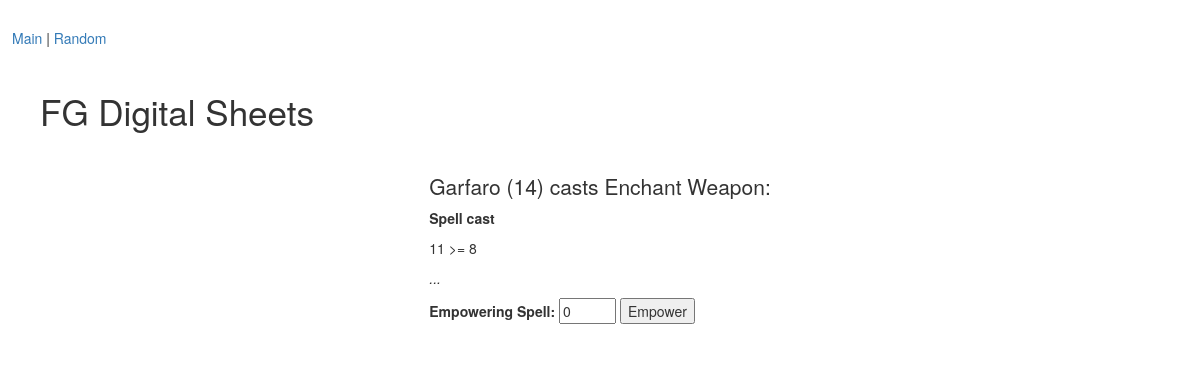
Page /cast_spell/2 on the earlier database version.
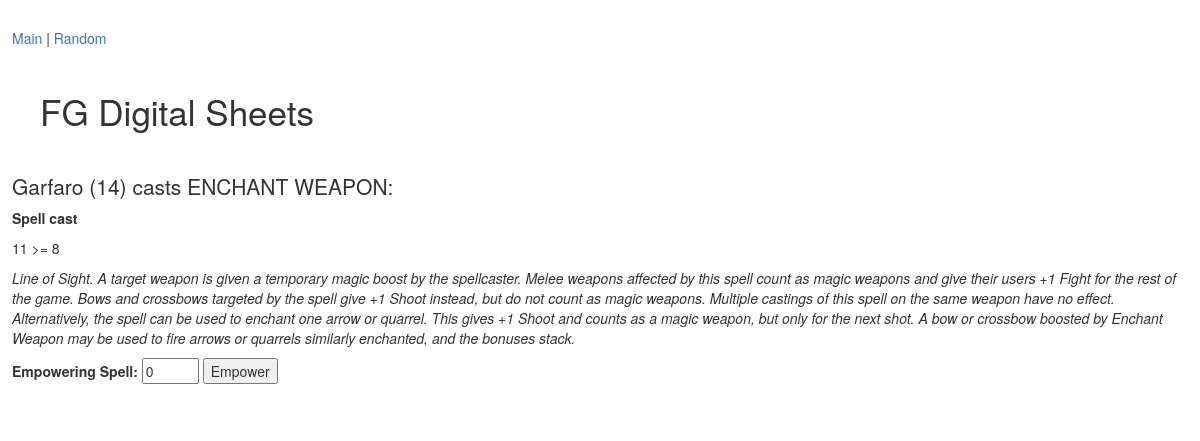
Same page on the later database version.
### tables this page shows
CREATE TABLE `spells` (
	`mini_id`	INTEGER,
	`name`	TEXT,
	`cast_value`	INTEGER,
	`description`	TEXT
);

### frostgrave.py (the view, shortened to what this page needs)
@app.route('/cast_spell/<int:spell>')
def cast_spell(spell):
    s = get_spell(spell)
    m = get_stats(s[spell_fields.index('mini_id')])
    dice = random.randrange(20) + 1
    diff = s[spell_fields.index('cast_value')] - dice
    cast = False
    if diff <= 0:
        cast = True
    damage = 0
    return render_template('cast_results.html', spell=s, mini=m, dice=dice, cast=cast, damage=damage)

### frostgrave.py (called while the page is built)
def connect_db():
    rv = sqlite3.connect(app.config['DATABASE'])
    rv.row_factory = sqlite3.Row
    return rv

def get_db():
    if not hasattr(g, 'sqlite_db'):
        g.sqlite_db = connect_db()
    return g.sqlite_db

def get_stats(id):
    db = get_db()
    cur = db.execute("SELECT rowid, * FROM minis WHERE rowid={} AND user=\"{}\"".format(id, USER_ID))
    stats = cur.fetchall()
    if len(stats) == 1:
        return stats[0]
    else:
        print("Error retrieving min stats for id={} and user=\"{}\"".format(id, USER_ID))
        return None

def get_spell(spell):
    db = get_db()
    cur = db.execute("SELECT rowid, * FROM spells WHERE rowid={}".format(spell))
    spell = cur.fetchall()
    if len(spell) == 1:
        return spell[0]
    else:
        print("Error retrieving spell for id={} and user=\"{}\"".format(spell, USER_ID))
        return None

### templates/cast_results.html (shortened to what this page needs)
{% extends "layout.html" %}
{% block body %}
<h2>{{ mini.name }} ({{ mini.H }}) casts {{ spell.name }}:</h2>
{% if cast %}
    <p><b>Spell cast</b></p>
    <p>{{ dice }} >= {{ spell.cast_value }}</p>
    <p><i>{{ spell.description }}</i></p>
{% endif %}
<form action="{{ url_for('empowering_spell') }}" method=post>
    <label for="empowering">Empowering Spell:</label> <input type="number" id="empowering" name="empowering" min="0" max={{ mini.H }} value=0>
    <input type="submit" value="Empower">
</form>
{% endblock %}

Differences in the rows shown:
changed spells: name "Enchant Weapon" → "ENCHANT WEAPON"; description "..." → "Line of Sight. A target weapon is given a temporary magic boost by the spellcaster. Melee weapons affected by this spell count as magic weapons and give their users +1 Fight for the rest of the game. Bows and crossbows targeted by the spell give +1 Shoot instead, but do not count as magic weapons. Multiple castings of this spell on the same weapon have no effect. Alternatively, the spell can be used to enchant one arrow or quarrel. This gives +1 Shoot and counts as a magic weapon, but only for the next shot. A bow or crossbow boosted by Enchant Weapon may be used to fire arrows or quarrels similarly enchanted, and the bonuses stack."
